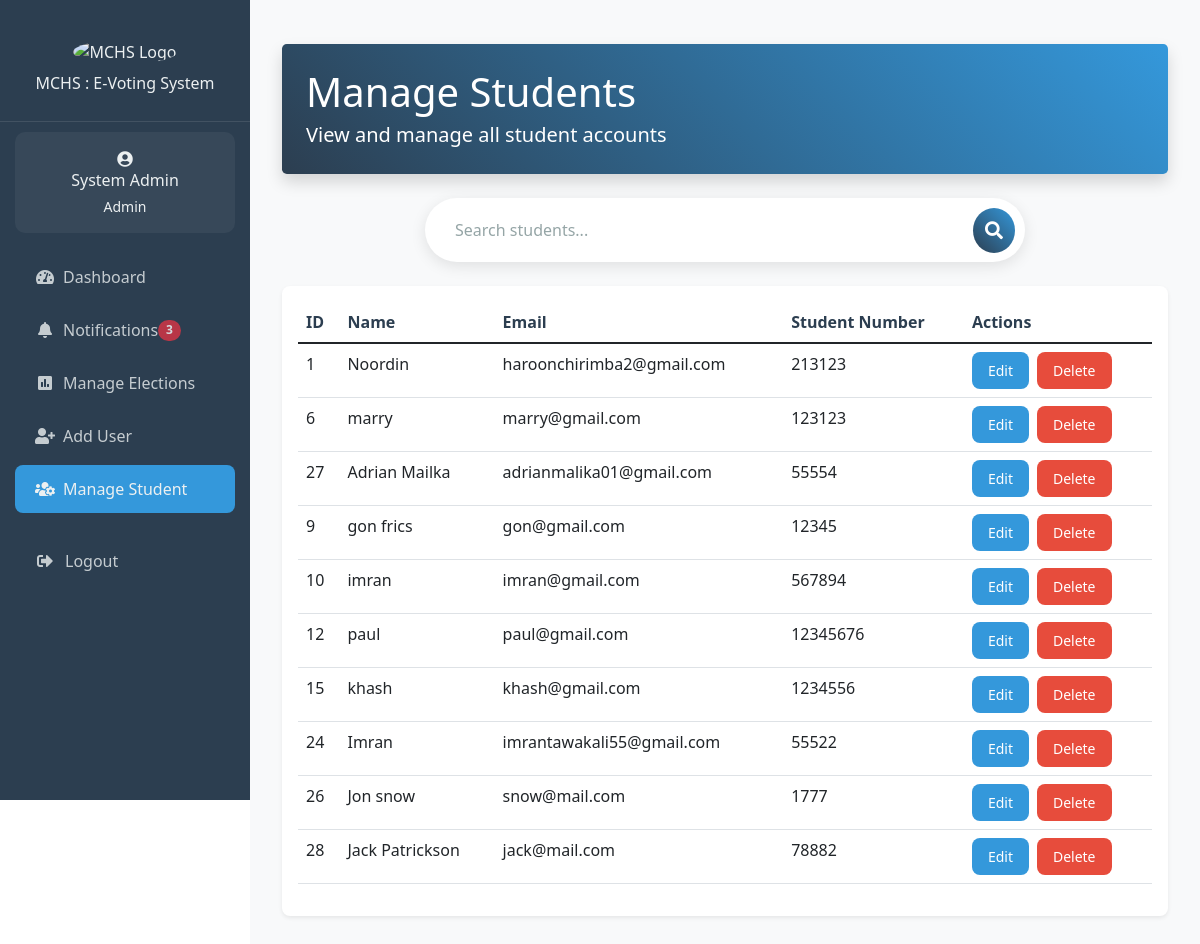
Page /admin/manage_students.php (signed in) on the earlier database version.
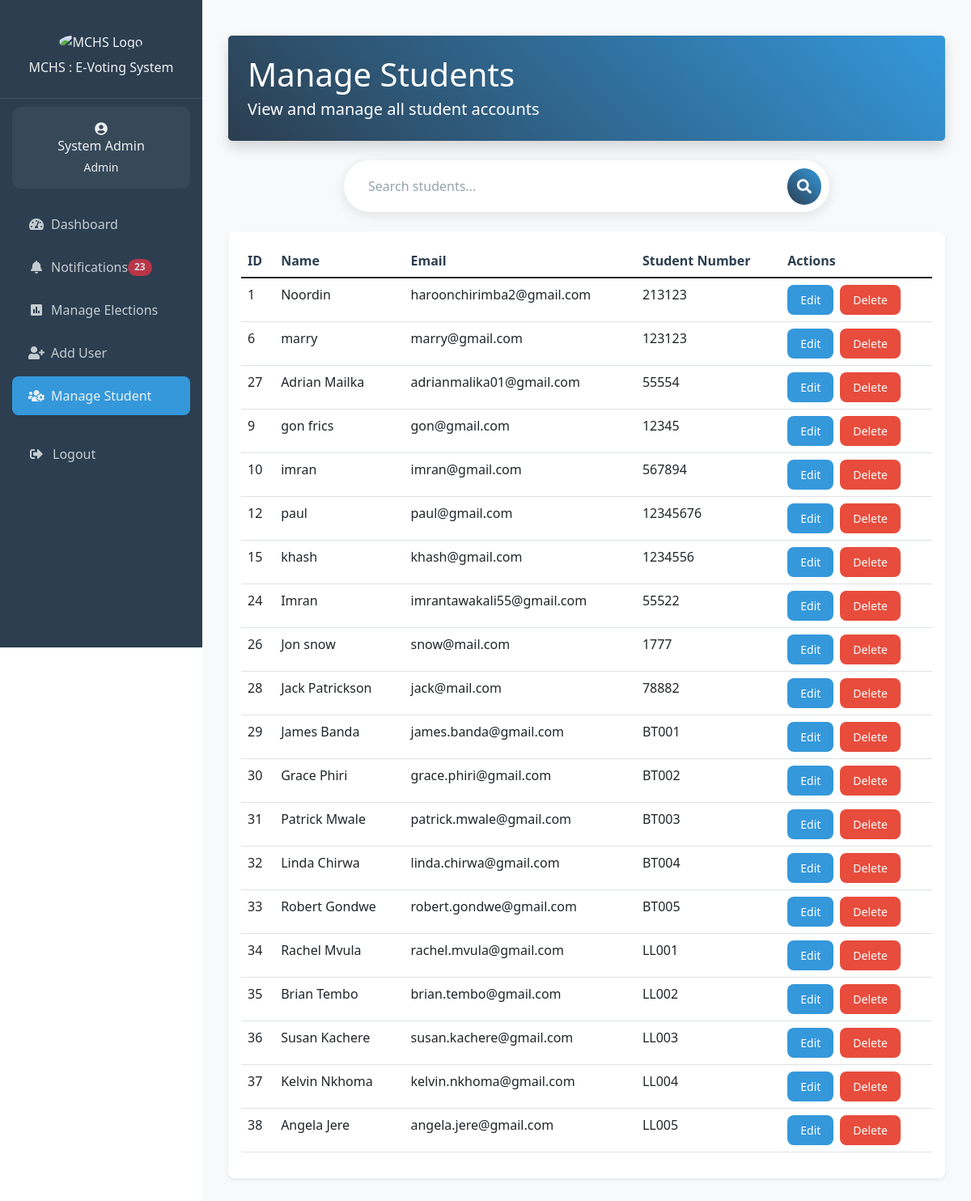
Same page on the later database version.
### tables this page shows
CREATE TABLE IF NOT EXISTS `users` (
  `id` int NOT NULL AUTO_INCREMENT,
  `name` varchar(100) NOT NULL,
  `email` varchar(100) NOT NULL,
  `student_number` varchar(20) DEFAULT NULL,
  `branch` varchar(50) DEFAULT NULL,
  `year_of_study` varchar(20) DEFAULT NULL,
  `password_hash` varchar(255) NOT NULL,
  `role` enum('student','admin','candidate') NOT NULL DEFAULT 'student',
  `created_at` timestamp NULL DEFAULT CURRENT_TIMESTAMP,
  `updated_at` timestamp NULL DEFAULT CURRENT_TIMESTAMP ON UPDATE CURRENT_TIMESTAMP,
  PRIMARY KEY (`id`),
  UNIQUE KEY `email` (`email`),
  UNIQUE KEY `student_number` (`student_number`)
);

### includes/notifications.php (called while the page is built, shortened)
<?php
if (!function_exists('get_unread_notifications_count')) {
    function get_unread_notifications_count($conn, $user_id = null) {
        try {
            $sql = "SELECT COUNT(*) FROM notifications WHERE is_read = FALSE";
            $params = [];
            $stmt = $conn->prepare($sql);
            $stmt->execute($params);
            return (int) $stmt->fetchColumn();
        } catch (PDOException $e) {
            error_log("Error getting unread notifications count: " . $e->getMessage());
            return 0;
        }
    }
}

### admin/manage_students.php (the view, shortened to what this page needs)
<?php
require_once '../includes/header.php';
require_once '../config/database.php';
$stmt = $conn->prepare("SELECT id, name, email, student_number FROM users WHERE role = 'student'");
$stmt->execute();
$students = $stmt->fetchAll();
?>
<!DOCTYPE html>
<html lang="en">
<head>
    <link rel="stylesheet" href="https://cdnjs.cloudflare.com/ajax/libs/font-awesome/5.15.4/css/all.min.css">
</head>
<body>
<div class="container-fluid py-4">
    <div class="row mb-4">
        <div class="col-12">
            <div class="bg-gradient-primary text-white p-4 rounded-3 shadow">
                <div class="d-flex justify-content-between align-items-center">
                    <div>
                        <h2 class="display-6 mb-1">Manage Students</h2>
                        <p class="lead mb-0">View and manage all student accounts</p>
                    </div>
                </div>
            </div>
        </div>
    </div>
    <div class="row mb-4">
        <div class="col-12">
            <div class="search-wrapper">
                <div class="search-box">
                    <input type="text" id="studentSearch" class="search-input" placeholder="Search students...">
                    <button class="search-button">
                        <i class="fas fa-search"></i>
                    </button>
                </div>
            </div>
        </div>
    </div>
    <div class="row">
        <div class="col-12">
            <div class="card border-0 shadow-sm">
                <div class="card-body">
                    <div class="table-responsive">
                        <table class="table table-hover" id="student-table">
                            <thead>
                                <tr>
                                    <th>ID</th>
                                    <th>Name</th>
                                    <th>Email</th>
                                    <th>Student Number</th>
                                    <th>Actions</th>
                                </tr>
                            </thead>
                            <tbody>
                                <?php foreach ($students as $student): ?>
                                    <tr id="row-<?php echo $student['id']; ?>">
                                        <td><?php echo htmlspecialchars($student['id']); ?></td>
                                        <td class="name"><?php echo htmlspecialchars($student['name']); ?></td>
                                        <td class="email"><?php echo htmlspecialchars($student['email']); ?></td>
                                        <td class="student_number"><?php echo htmlspecialchars($student['student_number']); ?></td>
                                        <td>
                                            <div class="d-flex flex-wrap gap-2">
                                                <button class="btn btn-edit"
                                                        data-id="<?php echo $student['id']; ?>"
                                                        data-name="<?php echo $student['name']; ?>"
                                                        data-email="<?php echo $student['email']; ?>"
                                                        data-student_number="<?php echo $student['student_number']; ?>">
                                                    Edit
                                                </button>
                                                <button class="btn btn-delete" data-id="<?php echo $student['id']; ?>">
                                                    Delete
                                                </button>
                                            </div>
                                        </td>
                                    </tr>
                                <?php endforeach; ?>
                            </tbody>
                        </table>
                    </div>
                </div>
            </div>
        </div>
    </div>
</div>
</body>
</html>

### includes/header.php (shortened to what this page needs)
<?php
require_once __DIR__ . '/../config/database.php';
require_once __DIR__ . '/notifications.php';
if (isset($_SESSION['user_id'])) {
    $stmt = $conn->prepare("SELECT * FROM users WHERE id = ?");
    $stmt->execute([$_SESSION['user_id']]);
    $user = $stmt->fetch();
}
$current_page = basename($_SERVER['PHP_SELF']);
?>
<!DOCTYPE html>
<html lang="en">
<head>
  <link href="https://cdn.jsdelivr.net/npm/bootstrap@5.1.3/dist/css/bootstrap.min.css" rel="stylesheet">
  <link href="https://cdnjs.cloudflare.com/ajax/libs/font-awesome/5.15.4/css/all.min.css" rel="stylesheet">
</head>
<body>
      <?php include 'sidebar-content.php'; ?>
  <div class="d-none d-lg-block">
      <div class="sidebar">
        <?php include 'sidebar-content.php'; ?>
      </div>
  </div>
  <div class="main-content">

### includes/sidebar-content.php (shortened to what this page needs)
<div class="sidebar-header">
  <img src="https://mchs.mw/img/mchs_logo.png" alt="MCHS Logo" class="img-fluid" style="width: 50%;">
  <h6 class="mt-0">MCHS : E-Voting System</h6>
</div>
<?php if (isset($user)): ?>
  <div class="user-info">
    <i class="fas fa-user-circle fa-1x mb-0"></i>
    <h6 class="mb-1"><?php echo htmlspecialchars($user['name']); ?></h6>
    <small><?php echo ucfirst($user['role']); ?></small>
  </div>
  <ul class="nav-menu">
    <?php if ($user['role'] === 'admin'): ?>
      <li class="nav-item">
        <a class="nav-link <?php echo $current_page === 'dashboard.php' ? 'active' : ''; ?>"
           href="/e_voting_system/admin/dashboard.php">
          <i class="fas fa-tachometer-alt me-2"></i>Dashboard
        </a>
      </li>
      <li class="nav-item">
        <a class="nav-link <?php echo $current_page === 'notifications.php' ? 'active' : ''; ?>"
           href="/e_voting_system/admin/notifications.php">
          <i class="fas fa-bell me-2"></i>Notifications
          <?php
          $unread_count = get_unread_notifications_count($conn);
          if ($unread_count > 0):
          ?>
            <span class="badge bg-danger rounded-pill">
              <?php echo $unread_count; ?>
            </span>
          <?php endif; ?>
        </a>
      </li>
      <li class="nav-item">
        <a class="nav-link <?php echo $current_page === 'manage_elections.php' ? 'active' : ''; ?>"
           href="/e_voting_system/admin/manage_elections.php">
          <i class="fas fa-poll me-2"></i>Manage Elections
        </a>
      </li>
      <li class="nav-item">
        <a class="nav-link <?php echo $current_page === 'add_student.php' ? 'active' : ''; ?>"
           href="/e_voting_system/admin/add_student.php">
          <i class="fas fa-user-plus me-2"></i>Add User
        </a>
      </li>
      <li class="nav-item">
        <a class="nav-link <?php echo $current_page === 'manage_students.php' ? 'active' : ''; ?>"
           href="/e_voting_system/admin/manage_students.php">
          <i class="fas fa-users-cog me-2"></i>Manage Student
        </a>
      </li>
    <?php endif; ?>
    <li class="nav-item mt-4">
      <a class="nav-link" href="/e_voting_system/logout.php">
        <i class="fas fa-sign-out-alt"></i>
        <span>Logout</span>
      </a>
    </li>
  </ul>
<?php endif; ?>

### includes/header.php (style rules this page uses)
:root { --primary-color: #2c3e50; --secondary-color: #3498db; --accent-color: #e74c3c; --text-light: #ecf0f1; --success-color: #2ecc71; }
.sidebar { background: var(--primary-color); width: 250px; padding: 20px 0; color: var(--text-light); transition: all 0.3s ease; }
.sidebar-header { padding: 20px; text-align: center; border-bottom: 1px solid rgba(255,255,255,0.1); }
.sidebar-header img { width: 80px; height: 80px; border-radius: 50%; margin-bottom: 10px; }
.user-info { padding: 15px; text-align: center; background: rgba(255,255,255,0.05); margin: 10px 15px; border-radius: 10px; }
.nav-menu { padding: 0; margin: 20px 0; }
.nav-item { list-style: none; margin: 5px 15px; }
.nav-link { color: var(--text-light) !important; padding: 12px 20px; border-radius: 8px; display: flex; align-items: center; transition: all 0.3s ease; text-decoration: none; opacity: 0.8; }
.nav-link:hover, .nav-link.active { background: var(--secondary-color); opacity: 1; }
.nav-link i { margin-right: 10px; width: 20px; text-align: center; }
.main-content { padding: 20px; background: #f8f9fa; transition: all 0.3s ease; min-height: 100vh; }
@media (min-width: 992px) { .sidebar { position: fixed; top: 0; left: 0; height: 100vh; overflow-y: auto; } }
@media (min-width: 992px) { .main-content { margin-left: 250px; } }

### admin/manage_students.php (style rules this page uses)
.btn { padding: 6px 12px; text-decoration: none; border-radius: 5px; font-size: 14px; }
.btn-edit { background-color: #ffc107; color: white; }
.btn-delete { background-color: #dc3545; color: white; }
.table-responsive { overflow-x: auto; }
.bg-gradient-primary { background: linear-gradient(45deg, #2c3e50, #3498db); }
.card { border-radius: 0.5rem; border: none; }
.btn { padding: 0.5rem 1rem; border-radius: 0.5rem; transition: all 0.3s ease; border: none; }
.btn-edit { background-color: #3498db; color: white; }
.btn-delete { background-color: #e74c3c; color: white; }
.table th { color: #2c3e50; font-weight: 600; }
#studentSearch { border-radius: 0 0.5rem 0.5rem 0; }
.search-wrapper { display: flex; justify-content: center; align-items: center; margin: 0 auto; max-width: 600px; }
.search-box { width: 100%; position: relative; background: white; border-radius: 50px; box-shadow: 0 4px 15px rgba(0, 0, 0, 0.1); display: flex; align-items: center; padding: 5px; transition: all 0.3s ease; }
.search-input { width: 100%; padding: 15px 25px; border: none; border-radius: 50px; font-size: 16px; color: #2c3e50; background: transparent; outline: none; }
.search-input::placeholder { color: #95a5a6; font-weight: 400; }
.search-button { background: linear-gradient(45deg, #2c3e50, #3498db); border: none; border-radius: 50%; width: 45px; height: 45px; margin-right: 5px; color: white; cursor: pointer; display: flex; align-items: center; justify-content: center; transition: all 0.3s ease; }
.search-button i { font-size: 18px; }

Differences in the rows shown:
added users: id "29", name "James Banda", email "james.banda@gmail.com", student_number "BT001"
added users: id "30", name "Grace Phiri", email "grace.phiri@gmail.com", student_number "BT002"
added users: id "31", name "Patrick Mwale", email "patrick.mwale@gmail.com", student_number "BT003"
added users: id "32", name "Linda Chirwa", email "linda.chirwa@gmail.com", student_number "BT004"
added users: id "33", name "Robert Gondwe", email "robert.gondwe@gmail.com", student_number "BT005"
added users: id "34", name "Rachel Mvula", email "rachel.mvula@gmail.com", student_number "LL001"
added users: id "35", name "Brian Tembo", email "brian.tembo@gmail.com", student_number "LL002"
added users: id "36", name "Susan Kachere", email "susan.kachere@gmail.com", student_number "LL003"
added users: id "37", name "Kelvin Nkhoma", email "kelvin.nkhoma@gmail.com", student_number "LL004"
added users: id "38", name "Angela Jere", email "angela.jere@gmail.com", student_number "LL005"
Other differences:
$unread_count: "3" → "23"
